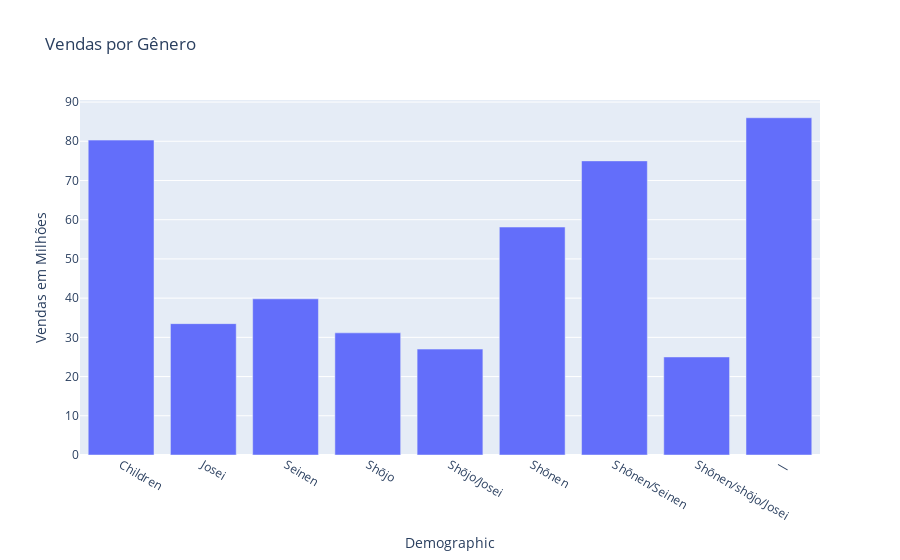

Write notebook code for a chart like this one.
### Code cell
# Gráfico de barras interativo
fig = px.bar(dados_agregados, x='Demographic', y='Approximate sales in million(s)', 
             title='Vendas por Gênero', labels={'Approximate sales in million(s)': 'Vendas em Milhões'})
fig.show()

### Figure 1 — Plotly figure (JSON) as saved in the notebook; plotly's stock layout.template omitted (floating-point values rounded to 4 significant figures)
{"data": [{"alignmentgroup": "True", "hovertemplate": "Demographic=%{x}<br>Vendas em Milhões=%{y}<extra></extra>", "legendgroup": "", "marker": {"color": "#636efa", "pattern": {"shape": ""}}, "name": "", "offsetgroup": "", "orientation": "v", "showlegend": false, "textposition": "auto", "type": "bar", "x": ["Children", "Josei", "Seinen", "Shōjo", "Shōjo/Josei", "Shōnen", "Shōnen/Seinen", "Shōnen/shōjo/Josei", "—"], "xaxis": "x", "y": [80.3, 33.5, 39.83, 31.15, 27, 58.13, 75, 25, 86], "yaxis": "y"}], "layout": {"barmode": "relative", "legend": {"tracegroupgap": 0}, "title": {"text": "Vendas por Gênero"}, "xaxis": {"anchor": "y", "domain": [0, 1], "title": {"text": "Demographic"}}, "yaxis": {"anchor": "x", "domain": [0, 1], "title": {"text": "Vendas em Milhões"}}}}
